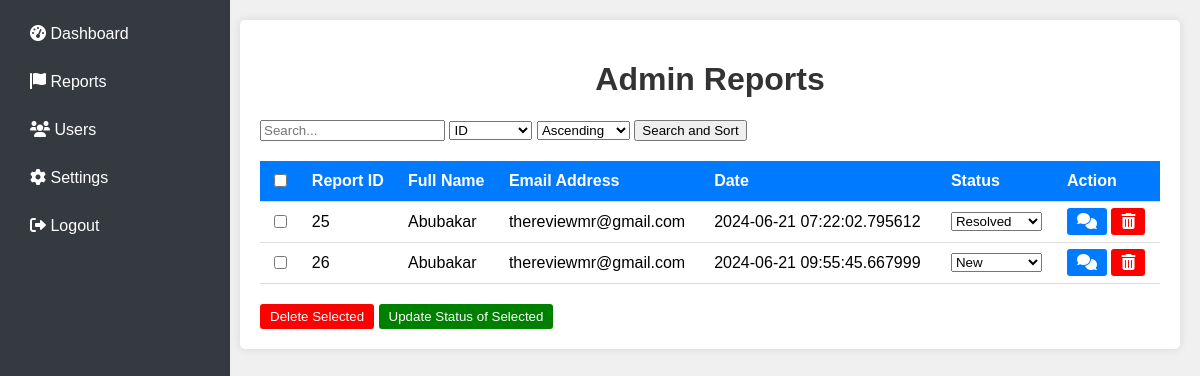
/admin/reports (signed in), run on an earlier commit of the app's database.
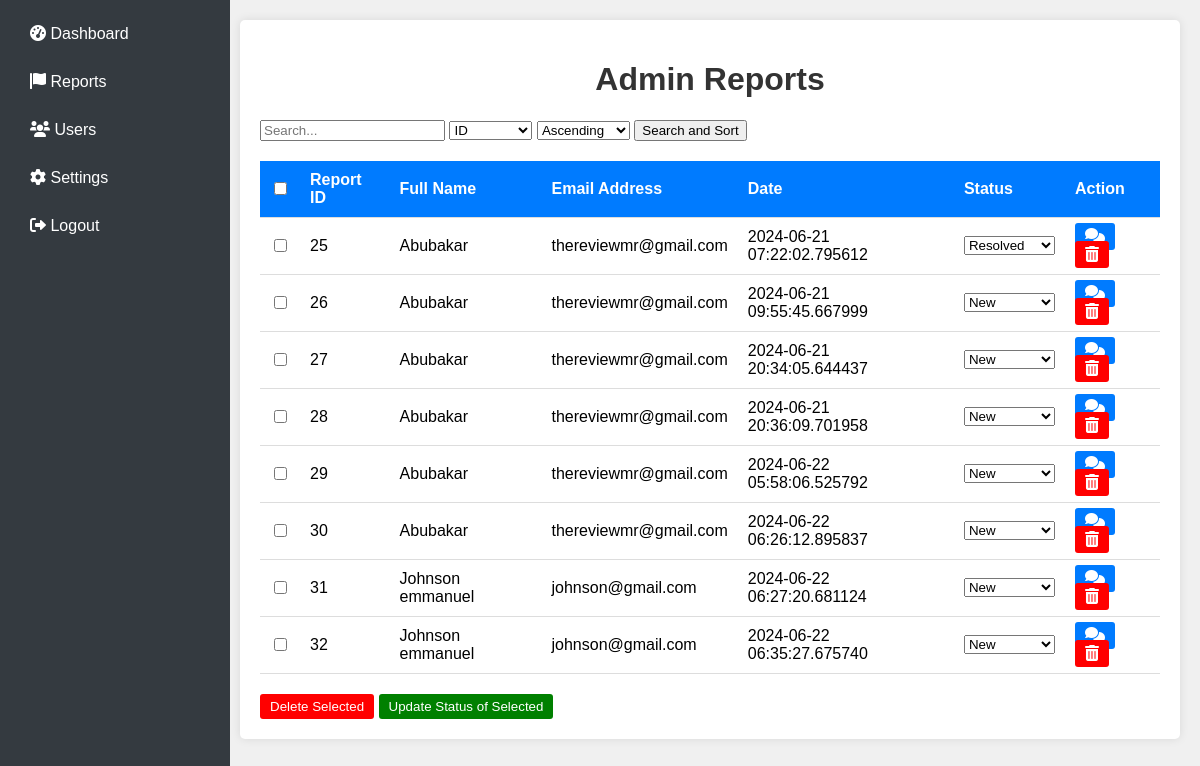
And on a later commit of the database.
### app.py (models this page shows)
class Report(db.Model):
    id = db.Column(db.Integer, primary_key=True)
    user_id = db.Column(db.Integer, db.ForeignKey('user.id'), nullable=False)
    chat_log = db.Column(db.Text, nullable=False)
    date = db.Column(db.DateTime, nullable=False, default=datetime.utcnow)
    evidence_filename = db.Column(db.String(200), nullable=True)
    status = db.Column(db.String(50), nullable=False, default='Pending')  # New status column

class User(UserMixin, db.Model):
    id = db.Column(db.Integer, primary_key=True)
    fullname = db.Column(db.String(100), nullable=False)
    email = db.Column(db.String(100), unique=True, nullable=False)
    password = db.Column(db.String(100), nullable=False)
    is_admin = db.Column(db.Boolean, default=False)
    reports = db.relationship('Report', backref='user', lazy=True)

### app.py (the view, shortened to what this page needs)
@app.route('/admin/reports', methods=['GET'])
def admin_reports():
    if 'user_id' not in session:
        return redirect(url_for('login'))
    user_id = session['user_id']
    current_user = User.query.get(user_id)
    if not current_user.is_admin:
        return redirect(url_for('login'))
    search_query = request.args.get('search', '')
    sort_by = request.args.get('sort_by', 'id')
    sort_order = request.args.get('sort_order', 'asc')
    query = Report.query.join(User)
    if sort_by == 'id':
        query = query.order_by(Report.id.desc() if sort_order == 'desc' else Report.id.asc())
    elif sort_by == 'fullname':
        query = query.order_by(User.fullname.desc() if sort_order == 'desc' else User.fullname.asc())
    elif sort_by == 'email':
        query = query.order_by(User.email.desc() if sort_order == 'desc' else User.email.asc())
    elif sort_by == 'date':
        query = query.order_by(Report.date.desc() if sort_order == 'desc' else Report.date.asc())
    reports = query.all()
    return render_template('admin_reports.html', reports=reports, search_query=search_query, sort_by=sort_by, sort_order=sort_order)

### templates/admin_reports.html (shortened to what this page needs)
<!DOCTYPE html>
<html lang="en">
<head>
    <link rel="stylesheet" href="https://cdnjs.cloudflare.com/ajax/libs/font-awesome/6.0.0-beta3/css/all.min.css">
</head>
<body>
    <div class="sidebar">
        <a href="{{ url_for('admin_dashboard') }}"><i class="fas fa-tachometer-alt"></i> Dashboard</a>
        <a href="{{ url_for('admin_reports') }}"><i class="fas fa-flag"></i> Reports</a>
        <a href="{{ url_for('admin_users') }}"><i class="fas fa-users"></i> Users</a>
        <a href="{{ url_for('admin_settings') }}"><i class="fas fa-cog"></i> Settings</a>
        <a href="{{ url_for('logout') }}"><i class="fas fa-sign-out-alt"></i> Logout</a>
    </div>
    <div class="main-content">
        <div class="container">
            <h1>Admin Reports</h1>
            <form method="get" action="{{ url_for('admin_reports') }}">
                <input type="text" name="search" placeholder="Search..." value="{{ search_query }}">
                <select name="sort_by">
                    <option value="id" {% if sort_by == 'id' %}selected{% endif %}>ID</option>
                </select>
                <select name="sort_order">
                    <option value="asc" {% if sort_order == 'asc' %}selected{% endif %}>Ascending</option>
                </select>
                <button type="submit">Search and Sort</button>
            </form>
            <form method="post" action="{{ url_for('bulk_action') }}">
                <table>
                    <thead>
                        <tr>
                            <th><input type="checkbox" id="select-all"></th>
                            <th>Report ID</th>
                            <th>Full Name</th>
                            <th>Email Address</th>
                            <th>Date</th>
                            <th>Status</th>
                            <th>Action</th>
                        </tr>
                    </thead>
                    <tbody>
                        {% for report in reports %}
                        <tr>
                            <td><input type="checkbox" name="selected_reports" value="{{ report.id }}"></td>
                            <td>{{ report.id }}</td>
                            <td>{{ report.user.fullname }}</td>
                            <td>{{ report.user.email }}</td>
                            <td>{{ report.date }}</td>
                            <td>
                                <select name="status_{{ report.id }}">
                                    <option value="New" {% if report.status == 'New' %}selected{% endif %}>New</option>
                                    <option value="Resolved" {% if report.status == 'Resolved' %}selected{% endif %}>Resolved</option>
                                </select>
                            </td>
                            <td>
                                <a href="{{ url_for('admin_view_chat_log', report_id=report.id) }}" class="icon-btn icon-btn-primary"><i class="fas fa-comments"></i></a>
                                <a href="{{ url_for('delete_report', report_id=report.id) }}" class="icon-btn icon-btn-danger"><i class="fas fa-trash-alt"></i></a>
                            </td>
                        </tr>
                        {% endfor %}
                    </tbody>
                </table>
                <div style="margin-top: 20px;">
                    <button type="submit" name="action" value="delete" class="icon-btn icon-btn-danger">Delete Selected</button>
                    <button type="submit" name="action" value="update_status" class="icon-btn icon-btn-success">Update Status of Selected</button>
                </div>
            </form>
        </div>
    </div>
</body>
</html>

### templates/admin_reports.html (style rules this page uses)
body { font-family: Arial, sans-serif; background-color: #f0f0f0; margin: 0; padding: 0; display: flex; }
.sidebar { width: 200px; background-color: #343a40; padding: 15px; height: 100vh; position: fixed; }
.sidebar a { color: white; display: block; padding: 10px 15px; text-decoration: none; margin-bottom: 10px; border-radius: 5px; }
.main-content { margin-left: 220px; padding: 20px; width: calc(100% - 220px); }
.container { background-color: #fff; padding: 20px; border-radius: 5px; box-shadow: 0 0 10px rgba(0, 0, 0, 0.1); }
h1 { text-align: center; color: #333; }
table { width: 100%; border-collapse: collapse; margin-top: 20px; }
th, td { padding: 10px; border-bottom: 1px solid #ddd; text-align: left; }
th { background-color: #007bff; color: #fff; }
.icon-btn { padding: 5px 10px; border: none; border-radius: 3px; color: white; cursor: pointer; transition: background-color 0.3s; }
.icon-btn-primary { background-color: #007bff; }
.icon-btn-danger { background-color: red; }
.icon-btn-success { background-color: green; }

What changed in the data, as far as the page shows it:
added Report: id "27", user.fullname "Abubakar", user.email "thereviewmr@gmail.com", date "2024-06-21 20:34:05.644437", id "New"
added Report: id "28", user.fullname "Abubakar", user.email "thereviewmr@gmail.com", date "2024-06-21 20:36:09.701958", id "New"
added Report: id "29", user.fullname "Abubakar", user.email "thereviewmr@gmail.com", date "2024-06-22 05:58:06.525792", id "New"
added Report: id "30", user.fullname "Abubakar", user.email "thereviewmr@gmail.com", date "2024-06-22 06:26:12.895837", id "New"
added Report: id "31", user.fullname "Johnson emmanuel", user.email "johnson@gmail.com", date "2024-06-22 06:27:20.681124", id "New"
added Report: id "32", user.fullname "Johnson emmanuel", user.email "johnson@gmail.com", date "2024-06-22 06:35:27.675740", id "New"
